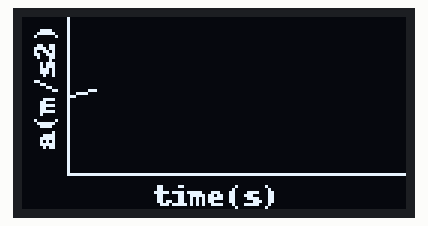
Simulated run of this program. Board: Raspberry Pi (BCM pin numbers). Shown: 128×64 one-colour display. Random numbers come from a fixed seed; what the program prints to the terminal is not drawn.

Above: at 0.4 s.
At 4.9 s:
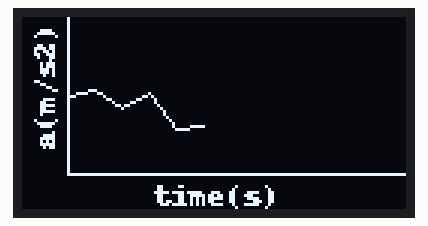
At 9.4 s:
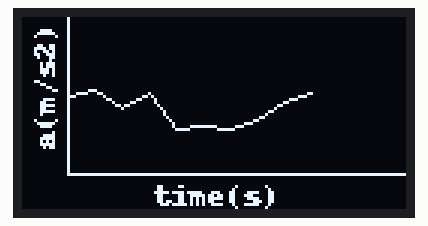
At 19.5 s:
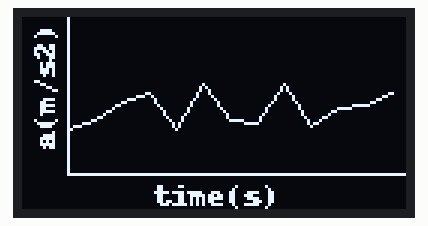
At 28.5 s:
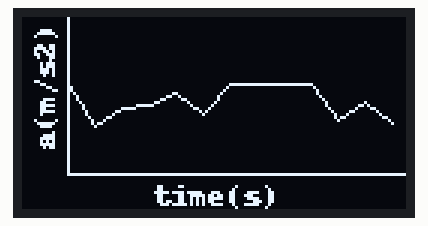
At 38.6 s:
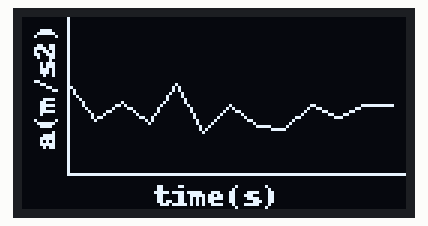

Measured:
- what the display in image 3 shows lasts 1.1 s, from 19.5 s to 20.6 s

The program:

scrolling_random_plot.py
```python
import Adafruit_SSD1306
from math import floor
from random import randint
from time import sleep
from PIL import Image, ImageDraw, ImageFont, ImageOps

RST=24
disp = Adafruit_SSD1306.SSD1306_128_64(rst=RST, i2c_address=0x3d)
disp.begin()
disp.clear()
disp.display()

width = disp.width
height = disp.height
leftSide = 15
lineBot = 52
xDivs = 12
dx = floor((width-leftSide)/xDivs)

font = ImageFont.load_default()

# Create images; 1 = Bilevel, L = greyscale, RGB = true color
# The second image is just for my rotated text
img1 = Image.new('1', (width,height))
img2 = Image.new('1', (height,height))

# Create the drawing objects on the images
# Rotate img2 and paste it onto img1
draw1 = ImageDraw.Draw(img1)
draw2 = ImageDraw.Draw(img2)
draw2.text((20,2), "a(m/s2)", font=font, fill=255)
rot2 = img2.rotate(90)
img1.paste(rot2,(0,0,height,height))
draw1.line((leftSide, lineBot, width, lineBot),fill=255)
draw1.line((leftSide, lineBot, leftSide, 0), fill=255)
draw1.text((44,54), "time(s)", font=font, fill=255)
disp.image(img1)
disp.display()

# y data
yData = []
for i in range(xDivs+1):
	yData.append(22+randint(0,16))
print(yData)
i = 0
scrolling = False

def drawLine(i):
	x1 = leftSide + dx*i
	y1 = yData[i]
	x2 = leftSide + dx*(i+1)
	y2 = yData[i+1]
	draw1.line((x1,y1,x2,y2),fill=255)

while True:
	if not scrolling:
		drawLine(i)
		i += 1
		if i >= xDivs:
			scrolling = True
	else:
		# clear the screen
		draw1.rectangle((leftSide+1,0,width,lineBot-1),outline=0,fill=0)
		yData.append(22+randint(0,16))
		yData.pop(0)
		for i in range(xDivs):
			drawLine(i)
	disp.image(img1)
	disp.display()
	sleep(1)
```
